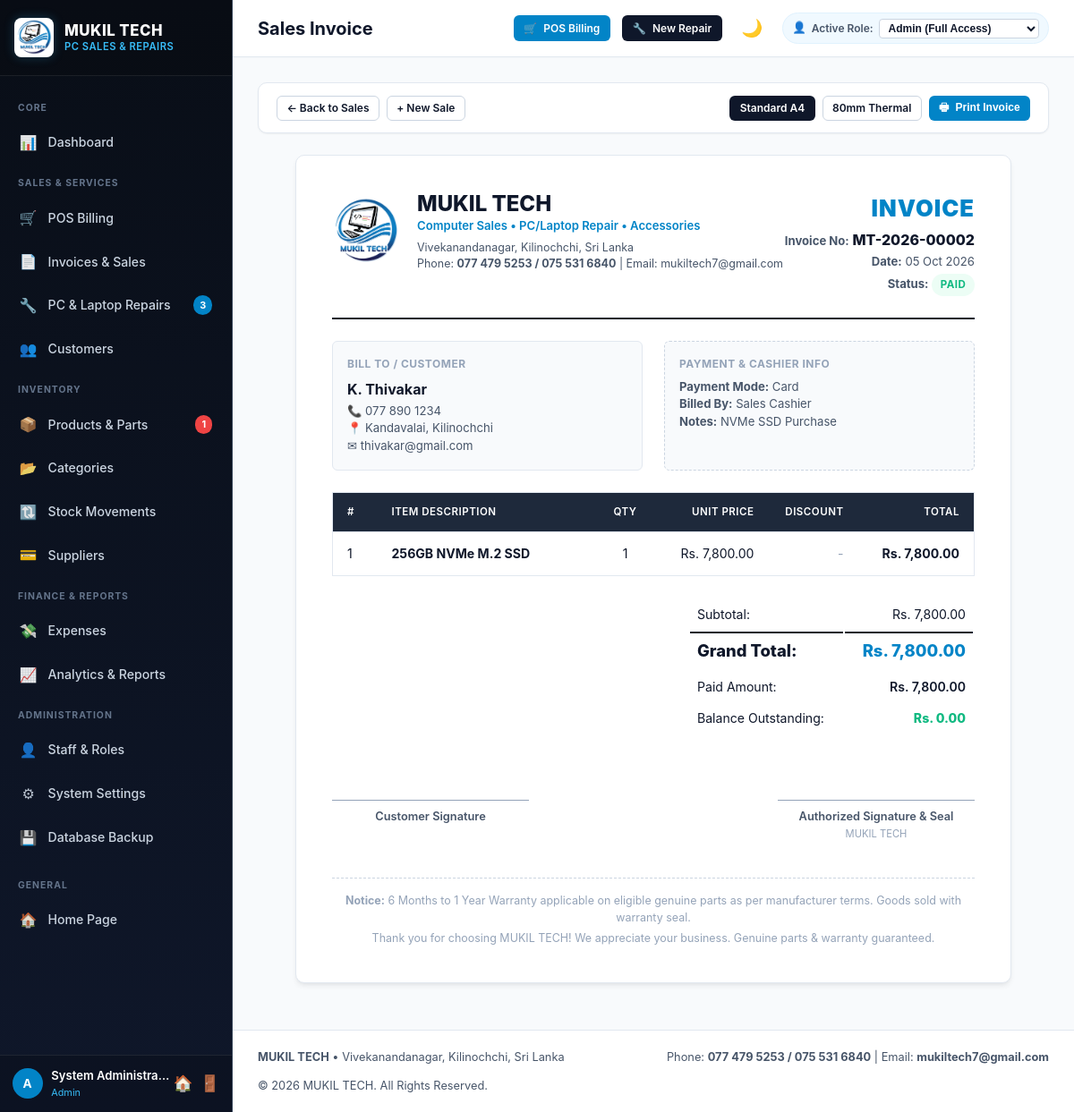
The page /sales/invoice.php?no=MT-2026-00002 (signed in) on the database its author committed.
### tables this page shows
CREATE TABLE `settings` (
  `setting_id` INT AUTO_INCREMENT PRIMARY KEY,
  `setting_key` VARCHAR(60) NOT NULL UNIQUE,
  `setting_value` TEXT,
  `created_at` TIMESTAMP DEFAULT CURRENT_TIMESTAMP,
  `updated_at` TIMESTAMP DEFAULT CURRENT_TIMESTAMP ON UPDATE CURRENT_TIMESTAMP
);

CREATE TABLE `sales` (
  `sale_id` INT AUTO_INCREMENT PRIMARY KEY,
  `invoice_no` VARCHAR(50) NOT NULL UNIQUE,
  `customer_id` INT,
  `user_id` INT,
  `subtotal` DECIMAL(10,2) NOT NULL DEFAULT 0.00,
  `discount` DECIMAL(10,2) NOT NULL DEFAULT 0.00,
  `grand_total` DECIMAL(10,2) NOT NULL DEFAULT 0.00,
  `paid_amount` DECIMAL(10,2) NOT NULL DEFAULT 0.00,
  `balance` DECIMAL(10,2) NOT NULL DEFAULT 0.00,
  `payment_method` ENUM('Cash', 'Bank Transfer', 'Card', 'Other') NOT NULL DEFAULT 'Cash',
  `sale_date` DATE NOT NULL,
  `status` ENUM('Completed', 'Pending', 'Cancelled') NOT NULL DEFAULT 'Completed',
  `notes` TEXT,
  `created_at` TIMESTAMP DEFAULT CURRENT_TIMESTAMP,
  INDEX `idx_sale_inv` (`invoice_no`),
  INDEX `idx_sale_cust` (`customer_id`),
  FOREIGN KEY (`customer_id`) REFERENCES `customers`(`customer_id`) ON DELETE SET NULL,
  FOREIGN KEY (`user_id`) REFERENCES `users`(`user_id`) ON DELETE SET NULL
);

CREATE TABLE `customers` (
  `customer_id` INT AUTO_INCREMENT PRIMARY KEY,
  `customer_name` VARCHAR(100) NOT NULL,
  `phone` VARCHAR(30) NOT NULL,
  `email` VARCHAR(100),
  `address` TEXT,
  `created_at` TIMESTAMP DEFAULT CURRENT_TIMESTAMP
);

CREATE TABLE `users` (
  `user_id` INT AUTO_INCREMENT PRIMARY KEY,
  `username` VARCHAR(50) NOT NULL UNIQUE,
  `password` VARCHAR(255) NOT NULL,
  `full_name` VARCHAR(100) NOT NULL,
  `email` VARCHAR(100),
  `phone` VARCHAR(30),
  `role` ENUM('admin', 'cashier', 'technician') NOT NULL DEFAULT 'cashier',
  `status` ENUM('active', 'inactive') NOT NULL DEFAULT 'active',
  `created_at` TIMESTAMP DEFAULT CURRENT_TIMESTAMP,
  `updated_at` TIMESTAMP DEFAULT CURRENT_TIMESTAMP ON UPDATE CURRENT_TIMESTAMP
);

CREATE TABLE `sale_items` (
  `id` INT AUTO_INCREMENT PRIMARY KEY,
  `sale_id` INT NOT NULL,
  `product_id` INT,
  `product_name` VARCHAR(150) NOT NULL,
  `quantity` INT NOT NULL DEFAULT 1,
  `unit_price` DECIMAL(10,2) NOT NULL DEFAULT 0.00,
  `discount` DECIMAL(10,2) NOT NULL DEFAULT 0.00,
  `total` DECIMAL(10,2) NOT NULL DEFAULT 0.00,
  FOREIGN KEY (`sale_id`) REFERENCES `sales`(`sale_id`) ON DELETE CASCADE,
  FOREIGN KEY (`product_id`) REFERENCES `products`(`product_id`) ON DELETE SET NULL
);

### sales/invoice.php (the view, shortened to what the rows shown need)
<?php
require_once __DIR__ . '/../includes/header.php';
$db = getDB();
$invoiceNo = trim($_GET['no'] ?? '');
$format = $_GET['format'] ?? 'a4';
$stmt = $db->prepare("SELECT s.*, c.customer_name, c.phone as customer_phone, c.email as customer_email, c.address as customer_address, u.full_name as cashier_name
                      FROM sales s
                      LEFT JOIN customers c ON s.customer_id = c.customer_id
                      LEFT JOIN users u ON s.user_id = u.user_id
                      WHERE s.invoice_no = ? LIMIT 1");
$stmt->execute([$invoiceNo]);
$sale = $stmt->fetch();
$stmt = $db->prepare("SELECT * FROM sale_items WHERE sale_id = ?");
$stmt->execute([$sale['sale_id']]);
$items = $stmt->fetchAll();
$businessName = getSetting('business_name', 'MUKIL TECH');
$businessType = getSetting('business_type', 'Computer Sales • PC/Laptop Repair • Accessories');
$address      = getSetting('address', 'Vivekanandanagar, Kilinochchi, Sri Lanka');
$phone        = getSetting('phone', '077 479 5253 / 075 531 6840');
$email        = getSetting('email', 'mukiltech7@gmail.com');
$footerText   = getSetting('footer_text', 'Thank you for choosing MUKIL TECH! We appreciate your business. Genuine parts & warranty guaranteed.');
?>
<?php if ($format === 'thermal'): ?>
    <div class="receipt-container">
        <div class="receipt-header">
                <div style="text-align:center;margin-bottom:6px;">
                <img src="<?= baseUrl('assets/images/mukil-tech-logo.png') ?>" style="width:45px;height:45px;display:inline-block;" alt="Logo">
            </div>
            <h2><?= e($businessName) ?></h2>
            <div style="font-size:10px;"><?= e($businessType) ?></div>
            <div style="font-size:10px;"><?= e($address) ?></div>
            <div style="font-size:10px;">Tel: <?= e($phone) ?></div>
        </div>
        <div style="font-size:11px;margin-bottom:6px;">
            <div><strong>Receipt No:</strong> <?= e($sale['invoice_no']) ?></div>
            <div><strong>Date:</strong> <?= formatDate($sale['sale_date'], true) ?></div>
            <div><strong>Cashier:</strong> <?= e($sale['cashier_name'] ?? 'Staff') ?></div>
            <div><strong>Customer:</strong> <?= e($sale['customer_name'] ?? 'Walk-in Customer') ?></div>
            <?php if (!empty($sale['customer_phone'])): ?>
                <div><strong>Phone:</strong> <?= e($sale['customer_phone']) ?></div>
            <?php endif; ?>
        </div>
        <div class="receipt-divider"></div>
        <table class="receipt-table">
            <thead>
                <tr>
                    <th>Item</th>
                    <th style="text-align:center;">Qty</th>
                    <th style="text-align:right;">Price</th>
                    <th style="text-align:right;">Total</th>
                </tr>
            </thead>
            <tbody>
                <?php foreach ($items as $item): ?>
                    <tr>
                        <td colspan="4" style="font-weight:bold;padding-top:4px;"><?= e($item['product_name']) ?></td>
                    </tr>
                    <tr>
                        <td></td>
                        <td style="text-align:center;"><?= $item['quantity'] ?></td>
                        <td style="text-align:right;"><?= number_format($item['unit_price'], 2) ?></td>
                        <td style="text-align:right;font-weight:bold;"><?= number_format($item['total'], 2) ?></td>
                    </tr>
                <?php endforeach; ?>
            </tbody>
        </table>
        <div class="receipt-divider"></div>
        <div style="font-size:11px;">
            <div style="display:flex;justify-content:space-between;">
                <span>Subtotal:</span>
                <span>Rs. <?= number_format($sale['subtotal'], 2) ?></span>
            </div>
            <?php if ($sale['discount'] > 0): ?>
                <div style="display:flex;justify-content:space-between;">
                    <span>Discount:</span>
                    <span>- Rs. <?= number_format($sale['discount'], 2) ?></span>
                </div>
            <?php endif; ?>
            <div style="display:flex;justify-content:space-between;font-weight:bold;font-size:13px;margin:4px 0;">
                <span>GRAND TOTAL:</span>
                <span>Rs. <?= number_format($sale['grand_total'], 2) ?></span>
            </div>
            <div style="display:flex;justify-content:space-between;">
                <span>Paid (<?= e($sale['payment_method']) ?>):</span>
                <span>Rs. <?= number_format($sale['paid_amount'], 2) ?></span>
            </div>
            <div style="display:flex;justify-content:space-between;font-weight:bold;">
                <span>Balance:</span>
                <span>Rs. <?= number_format($sale['balance'], 2) ?></span>
            </div>
        </div>
        <div class="receipt-divider"></div>
        <div style="text-align:center;font-size:10px;margin-top:6px;">
            <p><?= e($footerText) ?></p>
            <p style="margin-top:4px;">Software powered by MUKIL TECH POS</p>
        </div>
    </div>
<?php else: ?>
    <div class="invoice-container">
        <div class="invoice-header">
            <div class="invoice-brand">
                <img src="<?= baseUrl('assets/images/mukil-tech-logo.png') ?>" alt="MUKIL TECH Logo" class="invoice-logo">
                <div class="invoice-company-details">
                    <h2><?= e($businessName) ?></h2>
                    <div class="tagline"><?= e($businessType) ?></div>
                    <p><?= e($address) ?></p>
                    <p>Phone: <strong><?= e($phone) ?></strong> | Email: <?= e($email) ?></p>
                </div>
            </div>
            <div class="invoice-meta">
                <h3>INVOICE</h3>
                <p><strong>Invoice No:</strong> <span style="color:var(--navy-main);font-weight:800;font-size:1rem;"><?= e($sale['invoice_no']) ?></span></p>
                <p><strong>Date:</strong> <?= formatDate($sale['sale_date']) ?></p>
                <p><strong>Status:</strong>
                    <span class="badge <?= $sale['balance'] <= 0 ? 'badge-success' : 'badge-danger' ?>">
                        <?= $sale['balance'] <= 0 ? 'PAID' : 'BALANCE DUE' ?>
                    </span>
                </p>
            </div>
        </div>
        <div class="invoice-addresses">
            <div class="invoice-bill-to">
                <h4>Bill To / Customer</h4>
                <div class="customer-name"><?= e($sale['customer_name'] ?? 'Walk-in Customer') ?></div>
                <p style="margin-top:3px;">&#128222; <?= e($sale['customer_phone'] ?: 'N/A') ?></p>
                <p>&#128205; <?= e($sale['customer_address'] ?: 'Kilinochchi, Sri Lanka') ?></p>
                <?php if (!empty($sale['customer_email'])): ?>
                    <p>&#9993; <?= e($sale['customer_email']) ?></p>
                <?php endif; ?>
            </div>
            <div class="invoice-bill-to" style="border:1px dashed var(--border-medium);">
                <h4>Payment &amp; Cashier Info</h4>
                <p><strong>Payment Mode:</strong> <?= e($sale['payment_method']) ?></p>
                <p><strong>Billed By:</strong> <?= e($sale['cashier_name'] ?? 'Authorized Staff') ?></p>
                <p><strong>Notes:</strong> <?= e($sale['notes'] ?: 'Counter retail sale') ?></p>
            </div>
        </div>
        <table class="table" style="margin-top:1rem;border:1px solid var(--border-light);">
            <thead>
                <tr style="background:var(--navy-card);color:#ffffff;">
                    <th style="background:var(--navy-card);color:#ffffff;width:50px;">#</th>
                    <th style="background:var(--navy-card);color:#ffffff;">Item Description</th>
                    <th style="background:var(--navy-card);color:#ffffff;text-align:center;width:80px;">Qty</th>
                    <th style="background:var(--navy-card);color:#ffffff;text-align:right;width:120px;">Unit Price</th>
                    <th style="background:var(--navy-card);color:#ffffff;text-align:right;width:100px;">Discount</th>
                    <th style="background:var(--navy-card);color:#ffffff;text-align:right;width:130px;">Total</th>
                </tr>
            </thead>
            <tbody>
                <?php $i = 1; foreach ($items as $item): ?>
                    <tr>
                        <td><?= $i++ ?></td>
                        <td>
                            <strong style="color:var(--navy-main);"><?= e($item['product_name']) ?></strong>
                        </td>
                        <td style="text-align:center;"><?= $item['quantity'] ?></td>
                        <td style="text-align:right;"><?= formatCurrency($item['unit_price']) ?></td>
                        <td style="text-align:right;color:var(--text-muted);"><?= $item['discount'] > 0 ? formatCurrency($item['discount']) : '-' ?></td>
                        <td style="text-align:right;font-weight:700;color:var(--navy-main);"><?= formatCurrency($item['total']) ?></td>
                    </tr>
                <?php endforeach; ?>
            </tbody>
        </table>
        <div class="invoice-summary-box">
            <table class="invoice-totals-table">
                <tr>
                    <td>Subtotal:</td>
                    <td style="text-align:right;"><?= formatCurrency($sale['subtotal']) ?></td>
                </tr>
                <tr class="total-row">
                    <td>Grand Total:</td>
                    <td style="text-align:right;color:var(--blue-primary);"><?= formatCurrency($sale['grand_total']) ?></td>
                </tr>
                <tr>
                    <td>Paid Amount:</td>
                    <td style="text-align:right;font-weight:600;"><?= formatCurrency($sale['paid_amount']) ?></td>
                </tr>
                <tr>
                    <td>Balance Outstanding:</td>
                    <td style="text-align:right;font-weight:800;color:<?= $sale['balance'] > 0 ? 'var(--danger)' : 'var(--success)' ?>;">
                        <?= formatCurrency($sale['balance']) ?>
                    </td>
                </tr>
            </table>
        </div>
        <div class="invoice-signatures">
            <div class="signature-block">
                Customer Signature
            </div>
            <div class="signature-block">
                Authorized Signature & Seal<br>
                <span style="font-size:0.7rem;font-weight:normal;color:var(--text-muted);">MUKIL TECH</span>
            </div>
        </div>
        <div class="invoice-footer">
            <p><strong>Notice:</strong> 6 Months to 1 Year Warranty applicable on eligible genuine parts as per manufacturer terms. Goods sold with warranty seal.</p>
            <p style="margin-top:4px;"><?= e($footerText) ?></p>
        </div>
    </div>
<?php endif; ?>
<?php require_once __DIR__ . '/../includes/footer.php'; ?>

### rows shown on the page
settings: setting_value "Computer Sales • PC/Laptop Repair • Accessories"
settings: setting_value "Vivekanandanagar, Kilinochchi, Sri Lanka"
settings: setting_value "077 479 5253 / 075 531 6840"
settings: setting_value "mukiltech7@gmail.com"
sales: invoice_no "MT-2026-00002", sale_date "05 Oct 2026", customer.customer_name "K. Thivakar", customer.phone "077 890 1234", customer.address "Kandavalai, Kilinochchi", customer.email "thivakar@gmail.com", payment_method "Card", user.full_name "Sales Cashier", notes "NVMe SSD Purchase", subtotal "Rs. 7,800.00", grand_total "Rs. 7,800.00", paid_amount "Rs. 7,800.00", balance "Rs. 0.00"
sale_items: product_name "256GB NVMe M.2 SSD", quantity "1", unit_price.setting_value "Rs. 7,800.00", total "Rs. 7,800.00"
settings: setting_value "Thank you for choosing MUKIL TECH! We appreciate your business. Genuine parts & warranty guaranteed."

### other values the page prints
$pendingRepairsCount "3"
$lowStockCount "1"
substr($currentUser['username'] ?? 'U', 0, 1) "A"
$currentUser['full_name'] "System Administrator"
$currentUser['role'] "Admin"
$pageTitle "Sales Invoice"
$businessName "MUKIL TECH"
$address "Vivekanandanagar, Kilinochchi, Sri Lanka"
$phone "077 479 5253 / 075 531 6840"
$email "mukiltech7@gmail.com"
